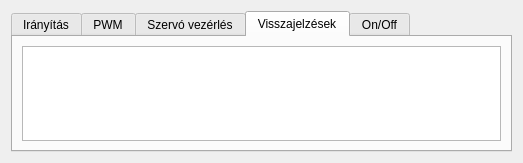
<?xml version="1.0" encoding="UTF-8"?>
<ui version="4.0">
 <class>ManualControll</class>
 <widget class="QWidget" name="ManualControll">
  <property name="geometry">
   <rect>
    <x>0</x>
    <y>0</y>
    <width>523</width>
    <height>163</height>
   </rect>
  </property>
  <property name="windowTitle">
   <string>Form</string>
  </property>
  <layout class="QGridLayout" name="gridLayout">
   <item row="0" column="0">
    <widget class="QTabWidget" name="tabWidget">
     <property name="currentIndex">
      <number>3</number>
     </property>
     <widget class="QWidget" name="tab">
      <attribute name="title">
       <string>Irányítás</string>
      </attribute>
      <layout class="QGridLayout" name="gridLayout_2">
       <item row="1" column="1">
        <widget class="QPushButton" name="right">
         <property name="minimumSize">
          <size>
           <width>0</width>
           <height>0</height>
          </size>
         </property>
         <property name="text">
          <string>Jobbra</string>
         </property>
        </widget>
       </item>
       <item row="1" column="0">
        <widget class="QPushButton" name="left">
         <property name="minimumSize">
          <size>
           <width>0</width>
           <height>0</height>
          </size>
         </property>
         <property name="text">
          <string>Balra</string>
         </property>
        </widget>
       </item>
       <item row="2" column="0" colspan="2">
        <widget class="QPushButton" name="backward">
         <property name="minimumSize">
          <size>
           <width>0</width>
           <height>0</height>
          </size>
         </property>
         <property name="text">
          <string>Hátra</string>
         </property>
        </widget>
       </item>
       <item row="0" column="0" colspan="2">
        <widget class="QPushButton" name="forward">
         <property name="minimumSize">
          <size>
           <width>0</width>
           <height>0</height>
          </size>
         </property>
         <property name="text">
          <string>Előre</string>
         </property>
        </widget>
       </item>
      </layout>
     </widget>
     <widget class="QWidget" name="tab_2">
      <attribute name="title">
       <string>PWM</string>
      </attribute>
      <layout class="QVBoxLayout" name="verticalLayout_2">
       <item>
        <widget class="QProgressBar" name="progressBar">
         <property name="value">
          <number>24</number>
         </property>
        </widget>
       </item>
       <item>
        <widget class="QDial" name="dial_PWM"/>
       </item>
      </layout>
     </widget>
     <widget class="QWidget" name="tab_3">
      <attribute name="title">
       <string>Szervó vezérlés</string>
      </attribute>
      <layout class="QGridLayout" name="gridLayout_6">
       <item row="0" column="0">
        <widget class="QDial" name="dial"/>
       </item>
      </layout>
     </widget>
     <widget class="QWidget" name="tab_4">
      <attribute name="title">
       <string>Visszajelzések</string>
      </attribute>
      <layout class="QGridLayout" name="gridLayout_4">
       <item row="0" column="0">
        <widget class="QListWidget" name="listWidget"/>
       </item>
      </layout>
     </widget>
     <widget class="QWidget" name="tab_5">
      <attribute name="title">
       <string>On/Off</string>
      </attribute>
      <layout class="QGridLayout" name="gridLayout_3">
       <item row="1" column="0">
        <widget class="QPushButton" name="offButton">
         <property name="text">
          <string>Raspberry Pi kikapcsolása</string>
         </property>
        </widget>
       </item>
       <item row="2" column="0">
        <widget class="QPushButton" name="resetButton">
         <property name="text">
          <string>Raspberry Pi újraindítása</string>
         </property>
        </widget>
       </item>
       <item row="0" column="0">
        <widget class="QPushButton" name="quitButton">
         <property name="text">
          <string>Kilépés az RPI-n a programból</string>
         </property>
        </widget>
       </item>
      </layout>
     </widget>
    </widget>
   </item>
  </layout>
 </widget>
 <resources/>
 <connections>
  <connection>
   <sender>dial_PWM</sender>
   <signal>valueChanged(int)</signal>
   <receiver>progressBar</receiver>
   <slot>setValue(int)</slot>
   <hints>
    <hint type="sourcelabel">
     <x>284</x>
     <y>115</y>
    </hint>
    <hint type="destinationlabel">
     <x>289</x>
     <y>64</y>
    </hint>
   </hints>
  </connection>
 </connections>
</ui>
